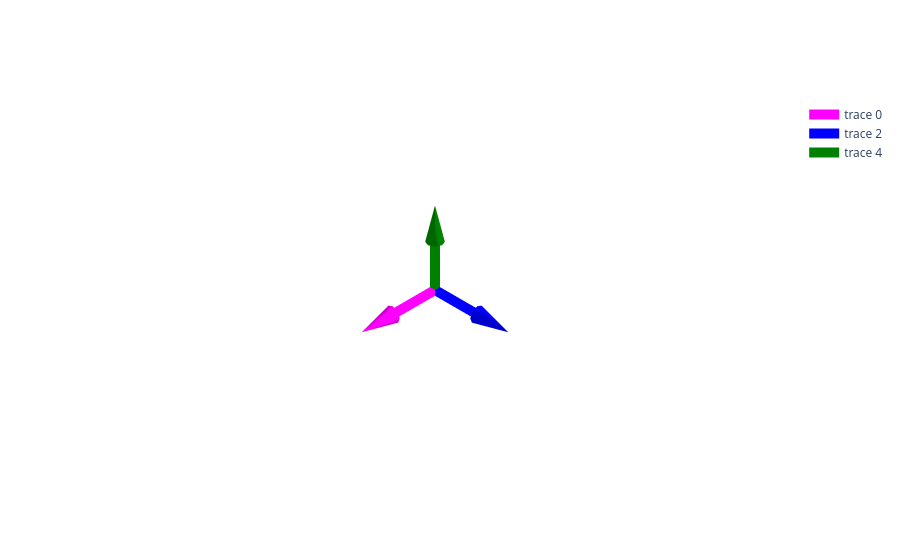

Here is the notebook cell this chart was saved with:
### Markdown cell above
### Create axes for figure purposes

### Code cell
# Define start and end points
x_start, y_start, z_start = 0, 0, 0
x_end, y_end, z_end = 0, 0, 0

fig = go.Figure(data=[
    # The shaft
    go.Scatter3d(x=[x_start, 0.7], y=[y_start, y_end], z=[z_start, z_end],
                 mode='lines', line=dict(color='magenta', width=20)),
    # The arrowhead
    go.Cone(x=[1], y=[y_end], z=[z_end],
            u=[0.7 - x_start], v=[y_end - y_start], w=[z_end - z_start],
            sizemode="absolute", sizeref=0.4, anchor="tip", showscale=False,
            colorscale=[[0, 'magenta'], [1, 'magenta']], opacity=1.0),

    # The shaft
    go.Scatter3d(x=[x_start, x_end], y=[y_start, 0.7], z=[z_start, z_end],
                 mode='lines', line=dict(color='blue', width=20)),
    # The arrowhead
    go.Cone(x=[x_end], y=[1], z=[z_end],
            u=[x_end - x_start], v=[0.7 - y_start], w=[z_end - z_start],
            sizemode="absolute", sizeref=0.4, anchor="tip", showscale=False,
            colorscale=[[0, 'blue'], [1, 'blue']], opacity=1.0),

    # The shaft
    go.Scatter3d(x=[x_start, x_end], y=[y_start, y_end], z=[z_start, 0.7],
                 mode='lines', line=dict(color='green', width=20)),
    # The arrowhead
    go.Cone(x=[x_end], y=[y_end], z=[1],
            u=[x_end - x_start], v=[y_end - y_start], w=[0.7 - z_start],
            sizemode="absolute", sizeref=0.4, anchor="tip", showscale=False,
            colorscale=[[0, 'green'], [1, 'green']], opacity=1.0),
    
])

fig.update_layout(
    scene=dict(
        xaxis=dict(visible=False),
        yaxis=dict(visible=False),
        zaxis=dict(visible=False)
    )
)

fig.show()

### Figure 1 — Plotly figure (JSON) as saved in the notebook; plotly's stock layout.template omitted (floating-point values rounded to 4 significant figures)
{"data": [{"line": {"color": "magenta", "width": 20}, "mode": "lines", "type": "scatter3d", "x": [0, 0.7], "y": [0, 0], "z": [0, 0]}, {"anchor": "tip", "colorscale": [[0, "magenta"], [1, "magenta"]], "opacity": 1, "showscale": false, "sizemode": "absolute", "sizeref": 0.4, "type": "cone", "u": [0.7], "v": [0], "w": [0], "x": [1], "y": [0], "z": [0]}, {"line": {"color": "blue", "width": 20}, "mode": "lines", "type": "scatter3d", "x": [0, 0], "y": [0, 0.7], "z": [0, 0]}, {"anchor": "tip", "colorscale": [[0, "blue"], [1, "blue"]], "opacity": 1, "showscale": false, "sizemode": "absolute", "sizeref": 0.4, "type": "cone", "u": [0], "v": [0.7], "w": [0], "x": [0], "y": [1], "z": [0]}, {"line": {"color": "green", "width": 20}, "mode": "lines", "type": "scatter3d", "x": [0, 0], "y": [0, 0], "z": [0, 0.7]}, {"anchor": "tip", "colorscale": [[0, "green"], [1, "green"]], "opacity": 1, "showscale": false, "sizemode": "absolute", "sizeref": 0.4, "type": "cone", "u": [0], "v": [0], "w": [0.7], "x": [0], "y": [0], "z": [1]}], "layout": {"scene": {"xaxis": {"visible": false}, "yaxis": {"visible": false}, "zaxis": {"visible": false}}}}
